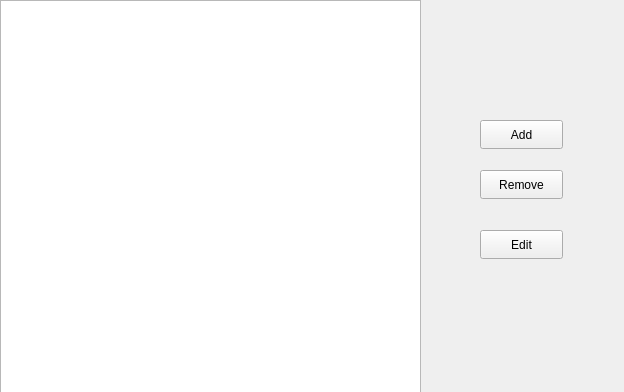
<?xml version="1.0" encoding="UTF-8"?>
<ui version="4.0">
 <class>Form</class>
 <widget class="QWidget" name="Form">
  <property name="geometry">
   <rect>
    <x>0</x>
    <y>0</y>
    <width>624</width>
    <height>392</height>
   </rect>
  </property>
  <property name="windowTitle">
   <string>Form</string>
  </property>
  <widget class="QListView" name="listView">
   <property name="geometry">
    <rect>
     <x>0</x>
     <y>0</y>
     <width>421</width>
     <height>401</height>
    </rect>
   </property>
  </widget>
  <widget class="QPushButton" name="pushButton">
   <property name="geometry">
    <rect>
     <x>480</x>
     <y>120</y>
     <width>83</width>
     <height>29</height>
    </rect>
   </property>
   <property name="text">
    <string>Add</string>
   </property>
  </widget>
  <widget class="QPushButton" name="pushButton_2">
   <property name="geometry">
    <rect>
     <x>480</x>
     <y>170</y>
     <width>83</width>
     <height>29</height>
    </rect>
   </property>
   <property name="text">
    <string>Remove</string>
   </property>
  </widget>
  <widget class="QPushButton" name="pushButton_3">
   <property name="geometry">
    <rect>
     <x>480</x>
     <y>230</y>
     <width>83</width>
     <height>29</height>
    </rect>
   </property>
   <property name="text">
    <string>Edit</string>
   </property>
  </widget>
 </widget>
 <resources/>
 <connections/>
</ui>
